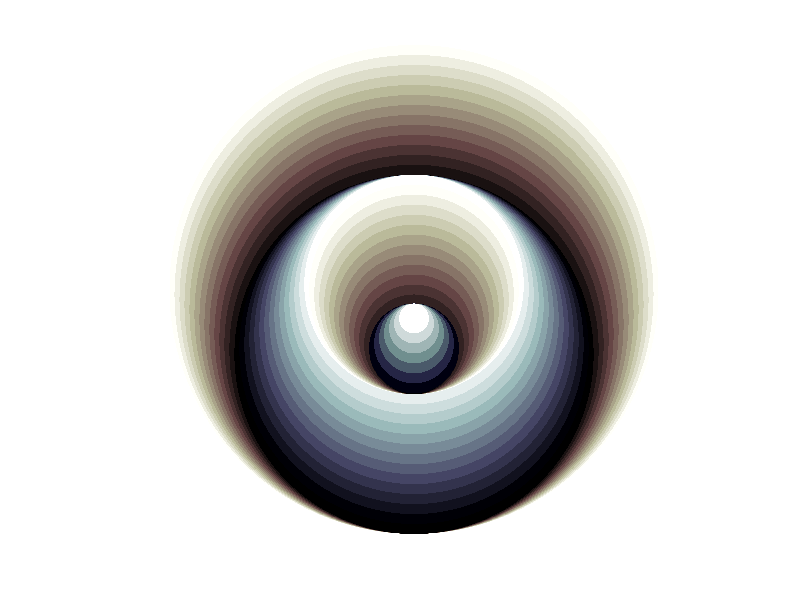

Recreate this plot in MATLAB.
%Vertigo Spiral2
t=0:0.01:2*pi;
total=14;
r=10;
[x,y]=pol2cart(t,r);
ymin=min(y);
ymax=max(y);
cmap=1-bone(total);
for k=1:total
    r=r-0.2;
    [x,y]=pol2cart(t,r);
    if mod(k,2)
        patch(x,y-min(y),cmap(k,:),'edgecolor','none');
    else
        patch(x,y-min(y),cmap(k,:),'edgecolor','none')
    end
    
end

ymin=min(y);
ymax=max(y);
cmap=bone(total);
for k=1:total
    r=r-0.2;
    [x,y]=pol2cart(t,r);
    if mod(k,2)
        patch(x,2*ymax+y+min(y),cmap(k,:),'edgecolor','none');
    else
        patch(x,2*ymax+y+min(y),cmap(k,:),'edgecolor','none')
    end
    
end
ymin=min(2*ymax+y+min(y));
ymax=max(y);
cmap=1-bone(total);
for k=1:total
    r=r-0.2;
    [x,y]=pol2cart(t,r);
    if mod(k,2)
        patch(x,ymin+y+max(y),cmap(k,:),'edgecolor','none');
    else
        patch(x,ymin+y+max(y),cmap(k,:),'edgecolor','none')
    end
    
end

ymin=min(2*ymax+y+min(y));
ymax=max(y);
cmap=bone(7);
r=2;
for k=1:7
    r=r-0.2;
    [x,y]=pol2cart(t,r);
    if mod(k,2)
        patch(x,1.65*ymin+y-max(y),cmap(k,:),'edgecolor','none');
    else
        patch(x,1.65*ymin+y-max(y),cmap(k,:),'edgecolor','none')
    end
    
end

axis equal off
